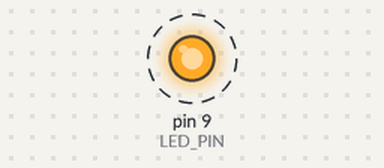
The program below on a simulated Arduino Uno, built with avr-gcc and run on an emulated ATmega328P. On the bench: output pins drawn as LEDs (lit = HIGH). Dashed ring = blinking. What the program prints to the serial monitor is not drawn.

Above: at 0.2 s.
Timing chart, 0 to 3.0 s (numbered marks = the images above):
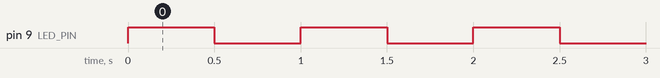

Measured:
- by itself, pin 9 (LED_PIN): alternates HIGH for 0.50 s and LOW for 0.50 s

The program:

main.cpp
```cpp
// (licence header left out)
#include <Arduino.h>

#define LED_PIN 9 // LED_PIN

/// @breif: setup
void setup() {
    Serial.begin(9600);
    pinMode(LED_PIN, OUTPUT);
}

/// @brief loop
void loop()  {

  	digitalWrite(LED_PIN, HIGH);

  	Serial.println ("On");
  	delay(500);

  	digitalWrite(LED_PIN, LOW);
  	Serial.println ("Off");

  	delay(500);
} 
```
